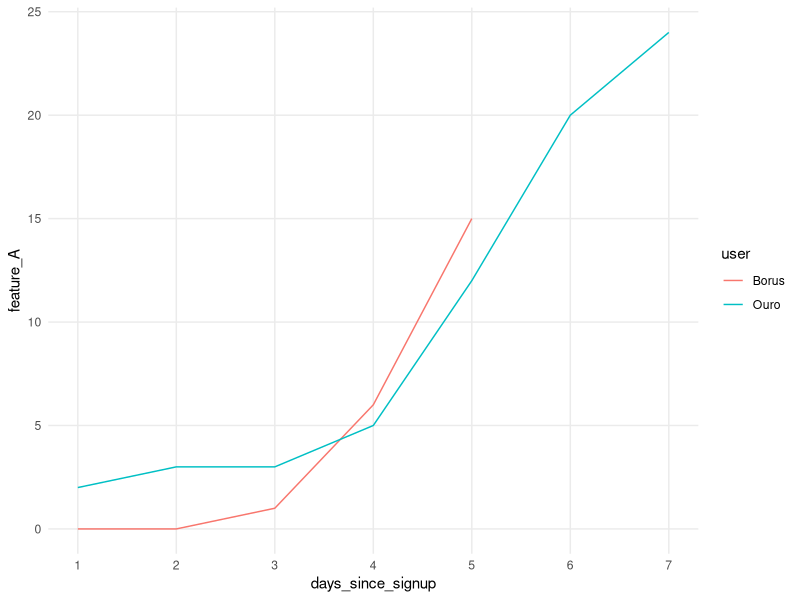
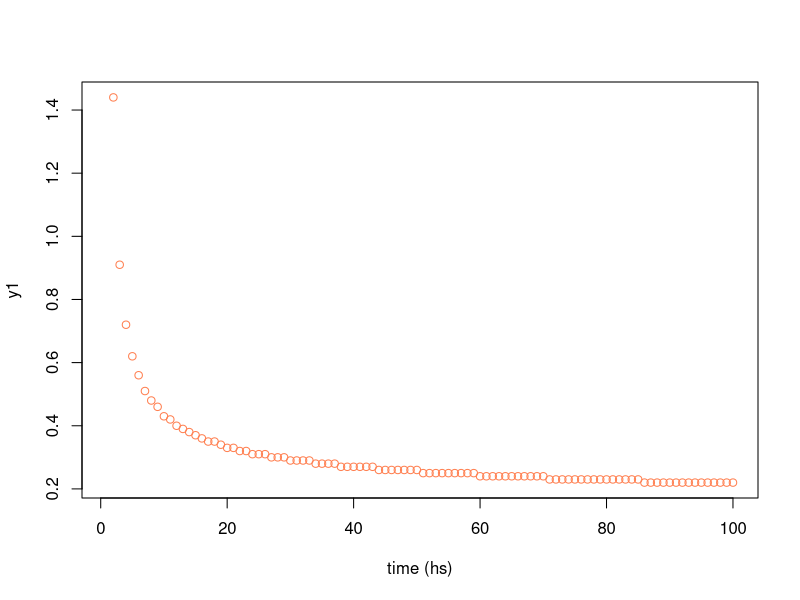
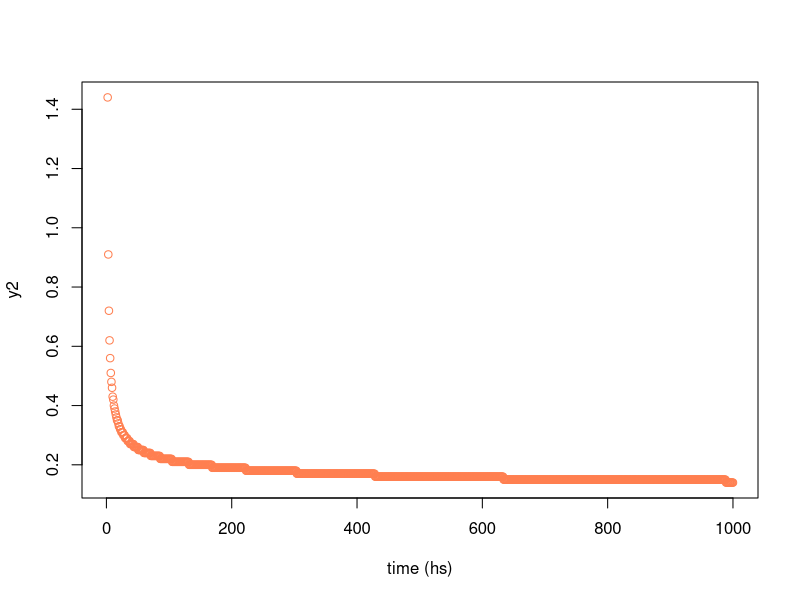
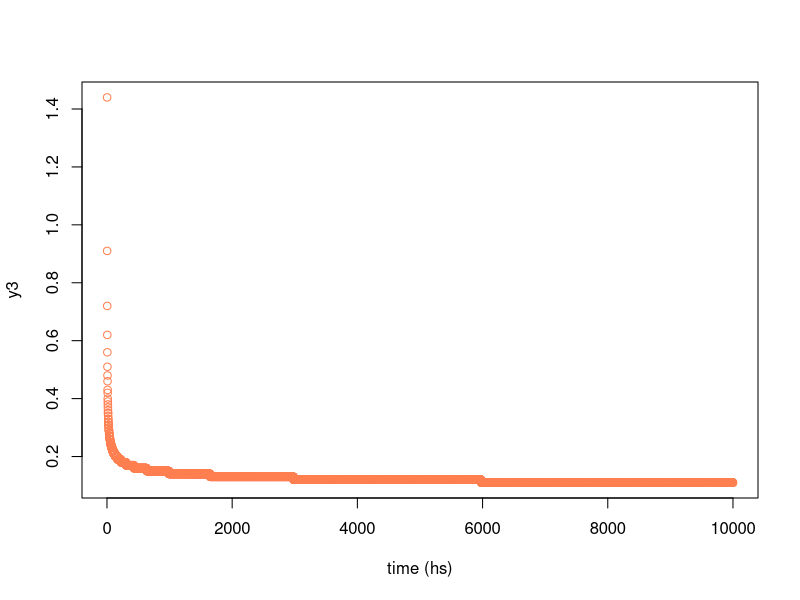

Recreate these plots in R, in order.
## ---- chunk 1
library(knitr)
knitr::opts_chunk$set(out.width="400px", dpi=120)
knitr::opts_knit$set(base.dir = "data_preparation")
## ---- chunk 2
d1=data.frame(user_id=rep(1:10), 
              feature_A=c("yes","yes","yes","no","yes","no","no","no","no","no"),
              full_subscription=c("yes","yes","yes","no","yes","no","no","no","no","no")) 
knitr::kable(d1, digits = 2)
## ---- chunk 3
library(ggplot2)
d4=data.frame(user=c('Ouro','Ouro','Ouro','Ouro','Ouro','Borus','Borus','Borus','Borus','Borus', 'Ouro','Ouro'), days_since_signup=c(1,2,3,4,5,1,2,3,4,5,6,7), feature_A=c(2,3,3,5,12, 0, 0, 1, 6, 15, 20,24), stringsAsFactors = F)
pd4=ggplot(d4, aes(x=days_since_signup, y=feature_A, colour=user)) + geom_line() +  scale_x_continuous(breaks = 1:7) +  theme_minimal() + theme(panel.grid.minor = element_blank()) 
plot(pd4)
## ---- chunk 4
# generating 3 series example
y1=round(1/log(1:100), 2)
y2=round(1/log(1:1000), 2)
y3=round(1/log(1:10000), 2)

plot(y1, xlab = "time (hs)", col="coral")
## ---- chunk 5
sprintf("Min value after 100 hours: %s", min(y1))
## ---- chunk 6
plot(y2, xlab = "time (hs)", col="coral")
sprintf("Min value after 1,000 hours: %s", min(y2))
## ---- chunk 7
plot(y3, xlab = "time (hs)", col="coral")
sprintf("Min value after 10,000 hours: %s", min(y3))
